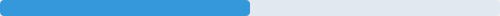
<?xml version="1.0" encoding="UTF-8"?>
<ui version="4.0">
 <class>OtpProgressBar</class>
 <widget class="QWidget" name="OtpProgressBar">
  <property name="geometry">
   <rect>
    <x>0</x>
    <y>0</y>
    <width>500</width>
    <height>8</height>
   </rect>
  </property>
  <layout class="QVBoxLayout" name="verticalLayout">
   <property name="spacing">
    <number>0</number>
   </property>
   <property name="leftMargin">
    <number>0</number>
   </property>
   <property name="topMargin">
    <number>0</number>
   </property>
   <property name="rightMargin">
    <number>0</number>
   </property>
   <property name="bottomMargin">
    <number>0</number>
   </property>
   <item>
    <widget class="QProgressBar" name="progressBar">
     <property name="styleSheet">
      <string notr="true">QProgressBar {
    border: none;
    background-color: #E2E8F0;
    height: 8px;
    border-radius: 4px;
}

QProgressBar::chunk {
    background-color: #3498DB;
    border-radius: 4px;
}</string>
     </property>
     <property name="minimum">
      <number>0</number>
     </property>
     <property name="maximum">
      <number>0</number>
     </property>
     <property name="value">
      <number>-1</number>
     </property>
     <property name="textVisible">
      <bool>false</bool>
     </property>
    </widget>
   </item>
  </layout>
 </widget>
 <resources/>
 <connections/>
</ui>
